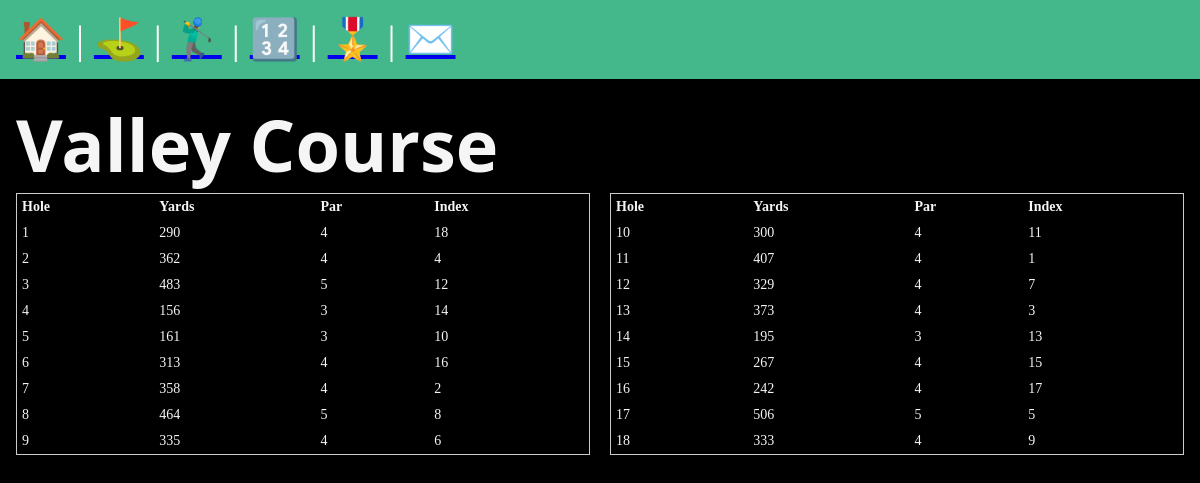
/courses/valley_detail.html, run on the app's committed database.
### courses/models.py (models this page shows, shortened)
class Hole(models.Model):
    number = models.IntegerField(unique=False)
    name = models.CharField(max_length=255, blank=True, null=True, verbose_name='Name of this hole (optional)') # Optional: Most courses dont name their holes
    course = models.ForeignKey('Course', on_delete=models.SET_NULL, null=True, blank=False, related_name='holes') # Each hole must be attached to a course.
    mens_par = models.IntegerField(validators=[MaxValueValidator(10), MinValueValidator(1)])
    mens_yards = models.IntegerField(validators=[MaxValueValidator(600), MinValueValidator(1)])
    mens_index = models.IntegerField(validators=[MaxValueValidator(18), MinValueValidator(1)])
    class Meta:
        unique_together = (('number','course'),('name', 'course')) # Each course can only have one hole with each number... not exactly true but for simplicity that is how this will work for now

### courses/views.py (the view)
# urls.py: path('valley_detail.html', views.valley_detail, name='valley_detail')
def valley_detail(request):
    holes = Hole.objects.filter(course__name='Wensum - Valley Course').order_by('number')
    return render(request, 'courses/valley_detail.html', { 'valley_details' : holes})

### courses/templates/courses/valley_detail.html
{% extends "layout.html" %}
{% block content %}
    <h2>Valley Course</h2>
    <div style="display: flex; justify-content: space-between; gap: 20px;">
        <div style="flex: 1;">
            <table style="width: 100%; font-size: 14px; border: 1px solid #ccc; border-collapse: collapse;">
                <thead>
                    <tr style="background-color: black;">
                        <th style="padding: 5px; text-align: left;">Hole</th>
                        <th style="padding: 5px; text-align: left;">Yards</th>
                        <th style="padding: 5px; text-align: left;">Par</th>
                        <th style="padding: 5px; text-align: left;">Index</th>
                    </tr>
                </thead>
                <tbody>
                    {% for hole in valley_details %}
                        {% if hole.number <= 9 %}
                        <tr>
                            <td style="padding: 5px;">{{ hole.number }}</td>
                            <td style="padding: 5px;">{{ hole.mens_yards }}</td>
                            <td style="padding: 5px;">{{ hole.mens_par }}</td>
                            <td style="padding: 5px;">{{ hole.mens_index }}</td>
                        </tr>
                        {% endif %}
                    {% endfor %}
                </tbody>
            </table>
        </div>
        <div style="flex: 1;">
            <table style="width: 100%; font-size: 14px; border: 1px solid #ccc; border-collapse: collapse;">
                <thead>
                    <tr style="background-color: black;">
                        <th style="padding: 5px; text-align: left;">Hole</th>
                        <th style="padding: 5px; text-align: left;">Yards</th>
                        <th style="padding: 5px; text-align: left;">Par</th>
                        <th style="padding: 5px; text-align: left;">Index</th>
                    </tr>
                </thead>
                <tbody>
                    {% for hole in valley_details %}
                        {% if hole.number >= 10 %}
                        <tr>
                            <td style="padding: 5px;">{{ hole.number }}</td>
                            <td style="padding: 5px;">{{ hole.mens_yards }}</td>
                            <td style="padding: 5px;">{{ hole.mens_par }}</td>
                            <td style="padding: 5px;">{{ hole.mens_index }}</td>
                        </tr>
                        {% endif %}
                    {% endfor %}
                </tbody>
            </table>
        </div>
    </div>
{% endblock %}

### static/css/style.css (style rules this page uses)
* { margin: 0; padding: 0; box-sizing: border-box; }
body { min-height: 100vh; background-color: black; color: whitesmoke; font-size: 3rem; }

### data on the page
Hole: number "1", mens_yards "290", mens_par "4", mens_index "18"
Hole: number "2", mens_yards "362", mens_par "4", mens_index "4"
Hole: number "3", mens_yards "483", mens_par "5", mens_index "12"
Hole: number "4", mens_yards "156", mens_par "3", mens_index "14"
Hole: number "5", mens_yards "161", mens_par "3", mens_index "10"
Hole: number "6", mens_yards "313", mens_par "4", mens_index "16"
Hole: number "7", mens_yards "358", mens_par "4", mens_index "2"
Hole: number "8", mens_yards "464", mens_par "5", mens_index "8"
Hole: number "9", mens_yards "335", mens_par "4", mens_index "6"
Hole: number "10", mens_yards "300", mens_par "4", mens_index "11"
Hole: number "11", mens_yards "407", mens_par "4", mens_index "1"
Hole: number "12", mens_yards "329", mens_par "4", mens_index "7"
Hole: number "13", mens_yards "373", mens_par "4", mens_index "3"
Hole: number "14", mens_yards "195", mens_par "3", mens_index "13"
Hole: number "15", mens_yards "267", mens_par "4", mens_index "15"
Hole: number "16", mens_yards "242", mens_par "4", mens_index "17"
Hole: number "17", mens_yards "506", mens_par "5", mens_index "5"
Hole: number "18", mens_yards "333", mens_par "4", mens_index "9"
